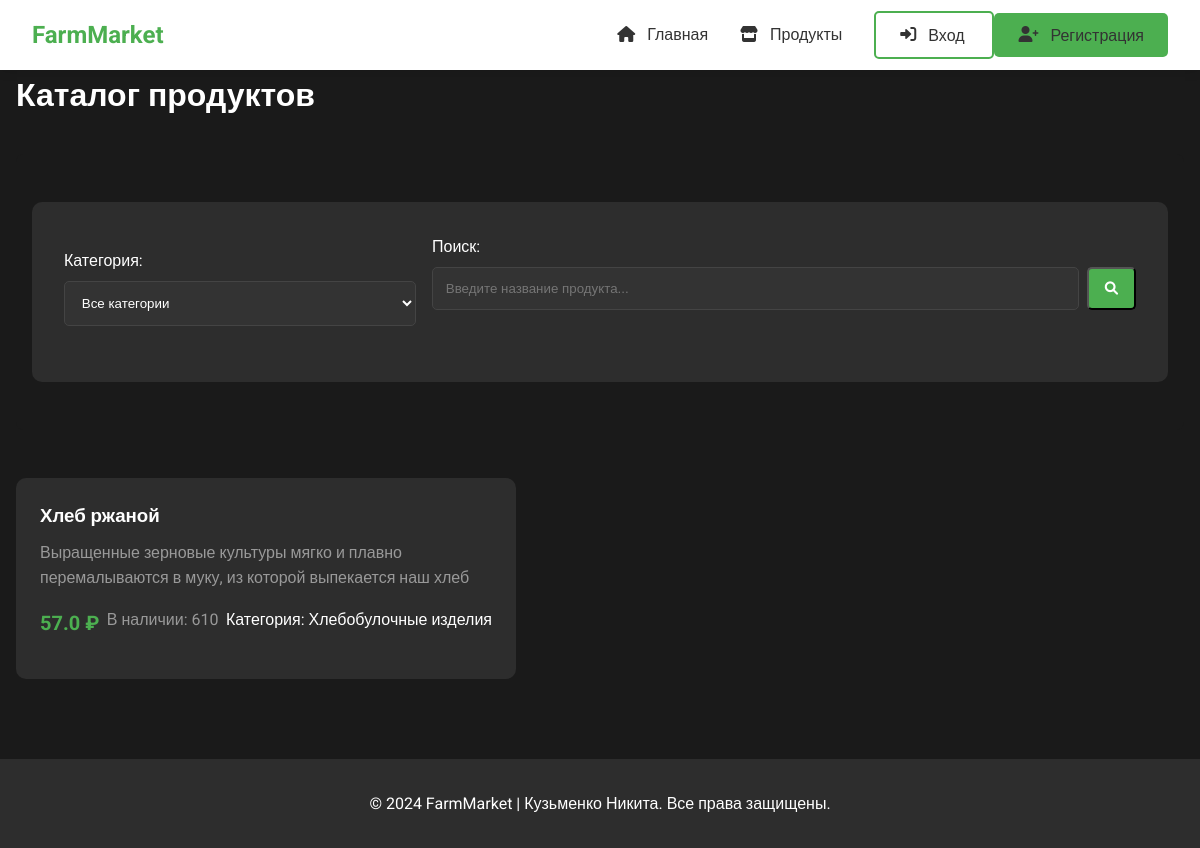
/products, run on an earlier commit of the app's database.
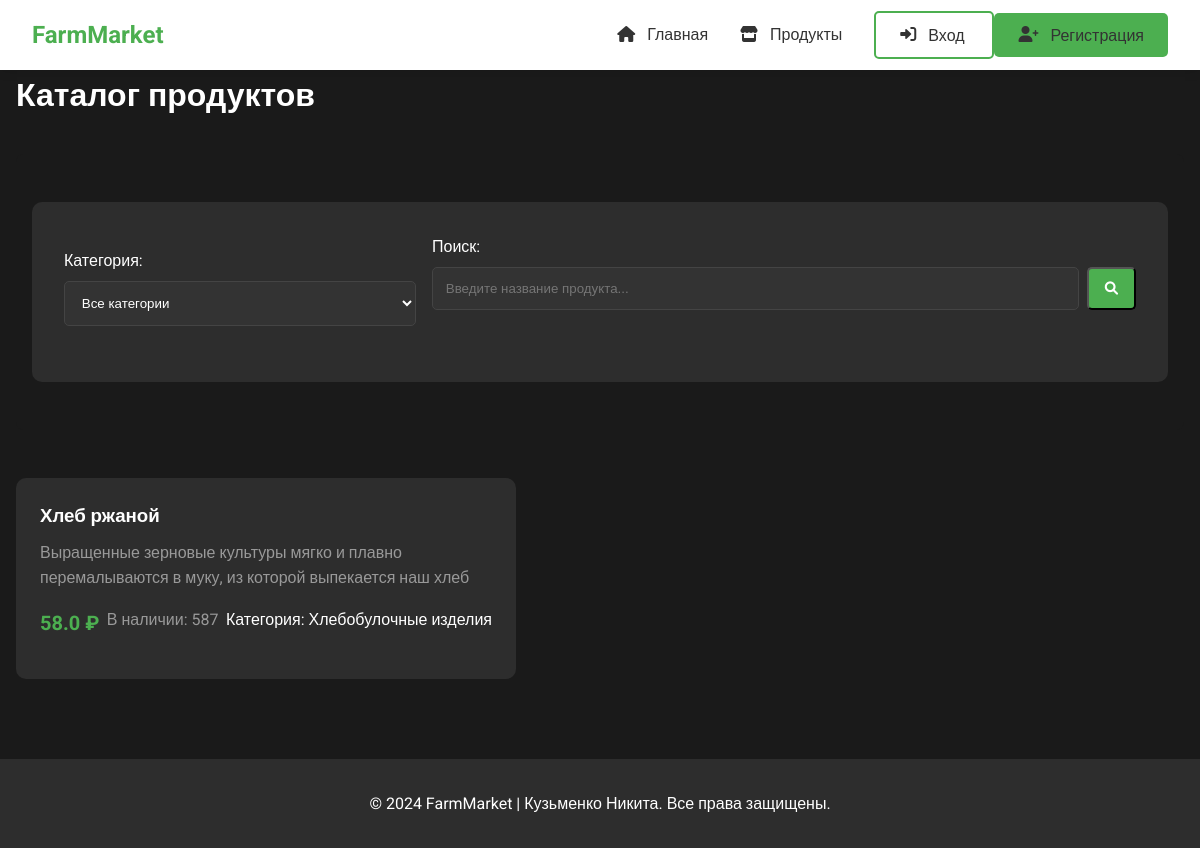
And on a later commit of the database.
### application/db.py (models this page shows)
class Product(db.Model):
    id = db.Column(db.Integer, primary_key=True)
    name = db.Column(db.String(150), nullable=False)
    description = db.Column(db.Text, nullable=True)
    price = db.Column(db.Float, nullable=False)
    count = db.Column(db.Integer, nullable=False)
    seller_id = db.Column(db.Integer, db.ForeignKey('user.id'), nullable=False)
    category_id = db.Column(db.Integer, db.ForeignKey('category.id'), nullable=False)
    image = db.Column(db.String(255), nullable=True)
    category = db.relationship('Category', backref=db.backref('products', lazy=True))

class Category(db.Model):
    id = db.Column(db.Integer, primary_key=True)
    name = db.Column(db.String(100), nullable=False)
    description = db.Column(db.Text, nullable=True)

### application/views.py (the view)
@app.route('/products')
def products_list():
    category_id = request.args.get('category', type=int)
    search_query = request.args.get('search', '').lower()  # Приводим запрос к нижнему регистру
    query = Product.query
    if category_id:
        query = query.filter(Product.category_id == category_id)
    if search_query:
        query = query.filter(func.lower(Product.name).like(f'%{search_query}%'))
    products = query.all()
    categories = Category.query.all()
    return render_template('products/list.html',
                         products=products,
                         categories=categories,
                         selected_category=category_id,
                         search_query=search_query)

### templates/products/list.html (shortened to what this page needs)
{% extends 'base.html' %}
{% block content %}
<div class="page-header">
    <h1>Каталог продуктов</h1>
</div>
<div class="products-filters">
    <form method="GET" class="filter-form" style="max-width: 100%;">
        <div class="form-group">
            <label>Категория:</label>
            <select name="category" class="form-control" onchange="this.form.submit()">
                <option value="">Все категории</option>
            </select>
        </div>
        <div class="form-group search-group">
            <label>Поиск:</label>
            <div class="search-input-group">
                <input type="text" name="search" class="form-control"
                       value="{{ search_query }}" placeholder="Введите название продукта...">
                <button type="submit" class="btn btn-primary">
                    <i class="fas fa-search"></i>
                </button>
            </div>
        </div>
    </form>
</div>
<div class="products-grid">
    {% if products %}
        {% for product in products %}
        <div class="product-card">
            <div class="product-info">
                <h3>{{ product.name }}</h3>
                <p class="product-description">{{ product.description }}</p>
                <div class="product-meta">
                    <span class="price">{{ product.price }} ₽</span>
                    <span class="stock">В наличии: {{ product.count }}</span>
                    <span class="category">Категория: {{ product.category.name if product.category else 'Не указана' }}</span>
                </div>
            </div>
        </div>
        {% endfor %}
    {% else %}
        <div class="no-results">
            <p>Продукты не найдены</p>
        </div>
    {% endif %}
</div>
{% endblock %}

What changed in the data, as far as the page shows it:
changed Product "Хлеб ржаной": price "57.0" → "58.0"; count "610" → "587"
